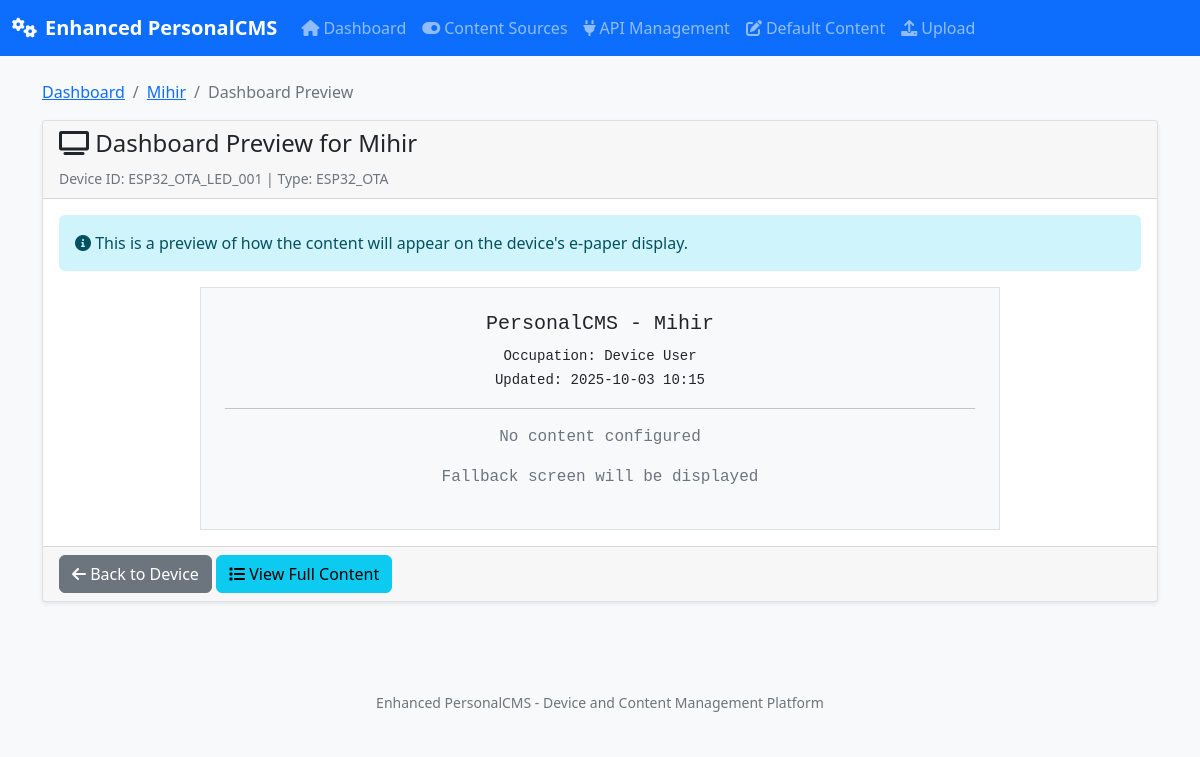
The app's page /device/ESP32_OTA_LED_001/dashboard-preview with its own data.
### models.py (models this page shows, shortened)
class Device(db.Model):
    __tablename__ = 'devices'
    id = db.Column(db.Integer, primary_key=True)
    device_id = db.Column(db.String(255), unique=True, nullable=False, index=True)
    device_name = db.Column(db.String(255), nullable=False)
    occupation = db.Column(db.String(255), nullable=False)
    device_type = db.Column(db.String(100), nullable=False)
    wifi_ssid = db.Column(db.String(255))
    preferences = db.Column(db.Text)  # JSON string
    nickname = db.Column(db.String(255))
    is_active = db.Column(db.Boolean, default=False, index=True)
    is_connected = db.Column(db.Boolean, default=False)
    last_seen = db.Column(db.DateTime, index=True)
    created_at = db.Column(db.DateTime, default=datetime.utcnow)
    updated_at = db.Column(db.DateTime, default=datetime.utcnow, onupdate=datetime.utcnow)
    custom_content_enabled = db.Column(db.Boolean, default=False)
    temperature = db.Column(db.Float, default=0.0)
    humidity = db.Column(db.Float, default=0.0)
    motion_detected = db.Column(db.Boolean, default=False)
    sleep_mode = db.Column(db.Boolean, default=False)
    sensor_last_update = db.Column(db.DateTime)
    firmware_version = db.Column(db.String(50))
    uptime_seconds = db.Column(db.Integer, default=0)
    free_heap = db.Column(db.Integer, default=0)
    wifi_rssi = db.Column(db.Integer, default=0)
    device_contents = db.relationship('DeviceContent', backref='device', lazy='dynamic')

### unified_cms.py (the view)
@app.route('/device/<device_id>/dashboard-preview')
def preview_dashboard(device_id):
    try:
        device = Device.query.filter_by(device_id=device_id).first()
        if not device:
            return jsonify({'error': 'Device not found'}), 404
        content = per_device_cms.get_content_for_device(device)
        return render_template('dashboard_preview.html', device=device, content=content)
    except Exception as e:
        logger.error(f"Dashboard preview error: {str(e)}")
        return jsonify({'error': str(e)}), 500

### models.py (called while the page is built, shortened)
    def get_content_for_device(self, device: Device):
        if not device.preferences:
            return {}

### unified_cms.py (called while the page is built)
@app.template_global()
def moment():
    return datetime.now()

### templates/dashboard_preview.html (shortened to what this page needs)
{% extends "base.html" %}
{% block content %}
<div class="container">
    <div class="row">
        <div class="col-12">
            <nav aria-label="breadcrumb">
                <ol class="breadcrumb">
                    <li class="breadcrumb-item"><a href="{{ url_for('index') }}">Dashboard</a></li>
                    <li class="breadcrumb-item"><a href="{{ url_for('device_detail', device_id=device.device_id) }}">{{ device.device_name }}</a></li>
                    <li class="breadcrumb-item active">Dashboard Preview</li>
                </ol>
            </nav>
        </div>
    </div>
    <div class="row">
        <div class="col-12">
            <div class="card">
                <div class="card-header">
                    <h4><i class="fas fa-tv"></i> Dashboard Preview for {{ device.device_name }}</h4>
                    <small class="text-muted">Device ID: {{ device.device_id }} | Type: {{ device.device_type }}</small>
                </div>
                <div class="card-body">
                    <div class="alert alert-info">
                        <i class="fas fa-info-circle"></i>
                        This is a preview of how the content will appear on the device's e-paper display.
                    </div>
                    <div class="dashboard-preview border p-4 bg-light" style="font-family: monospace; max-width: 800px; margin: 0 auto;">
                        <div class="text-center mb-3">
                            <h5>PersonalCMS - {{ device.nickname or device.device_name }}</h5>
                            <small>Occupation: {{ device.occupation }}</small><br>
                            <small>Updated: {{ moment().strftime('%Y-%m-%d %H:%M') }}</small>
                        </div>
                        <hr>
                        {% if content %}
                            {% for category, subcategories in content.items() %}
                            <div class="mb-3">
                                <strong>{{ category.upper() }}:</strong>
                                {% for subcategory, items in subcategories.items() %}
                                <div class="ml-2">
                                    <strong>• {{ subcategory.replace('_', ' ').title() }}:</strong>
                                    {% if items and items|length > 0 %}
                                        {% set first_item = items[0] %}
                                        <div class="ml-3">
                                            {% if first_item is mapping %}
                                                {% if first_item.get('question') %}
                                                    {{ first_item.question[:60] }}{% if first_item.question|length > 60 %}...{% endif %}
                                                {% elif first_item.get('title') %}
                                                    {{ first_item.title[:60] }}{% if first_item.title|length > 60 %}...{% endif %}
                                                {% else %}
                                                    {{ (first_item|string)[:60] }}{% if (first_item|string)|length > 60 %}...{% endif %}
                                                {% endif %}
                                            {% else %}
                                                {{ (first_item|string)[:60] }}{% if (first_item|string)|length > 60 %}...{% endif %}
                                            {% endif %}
                                        </div>
                                    {% endif %}
                                </div>
                                {% endfor %}
                            </div>
                            {% endfor %}
                        {% else %}
                            <div class="text-center text-muted">
                                <p>No content configured</p>
                                <p>Fallback screen will be displayed</p>
                            </div>
                        {% endif %}
                    </div>
                </div>
                <div class="card-footer">
                    <a href="{{ url_for('device_detail', device_id=device.device_id) }}" class="btn btn-secondary">
                        <i class="fas fa-arrow-left"></i> Back to Device
                    </a>
                    <a href="{{ url_for('view_device_content', device_id=device.device_id) }}" class="btn btn-info">
                        <i class="fas fa-list"></i> View Full Content
                    </a>
                </div>
            </div>
        </div>
    </div>
</div>
{% endblock %}

### templates/base.html (style rules this page uses)
body { font-family: 'Segoe UI', Tahoma, Geneva, Verdana, sans-serif; background-color: #f8f9fa; }
.card { box-shadow: 0 0.125rem 0.25rem rgba(0, 0, 0, 0.075); border: 1px solid rgba(0, 0, 0, 0.125); }
.alert { border: none; border-radius: 0.375rem; }
.btn { border-radius: 0.375rem; }

### records on screen
Device: device_name "Mihir", device_id "ESP32_OTA_LED_001", device_type "ESP32_OTA", nickname+device_name "Mihir", occupation "Device User"

### other values on screen
{{ moment().strftime('%Y-%m-%d %H:%M') }} "2025-10-03 10:15"
